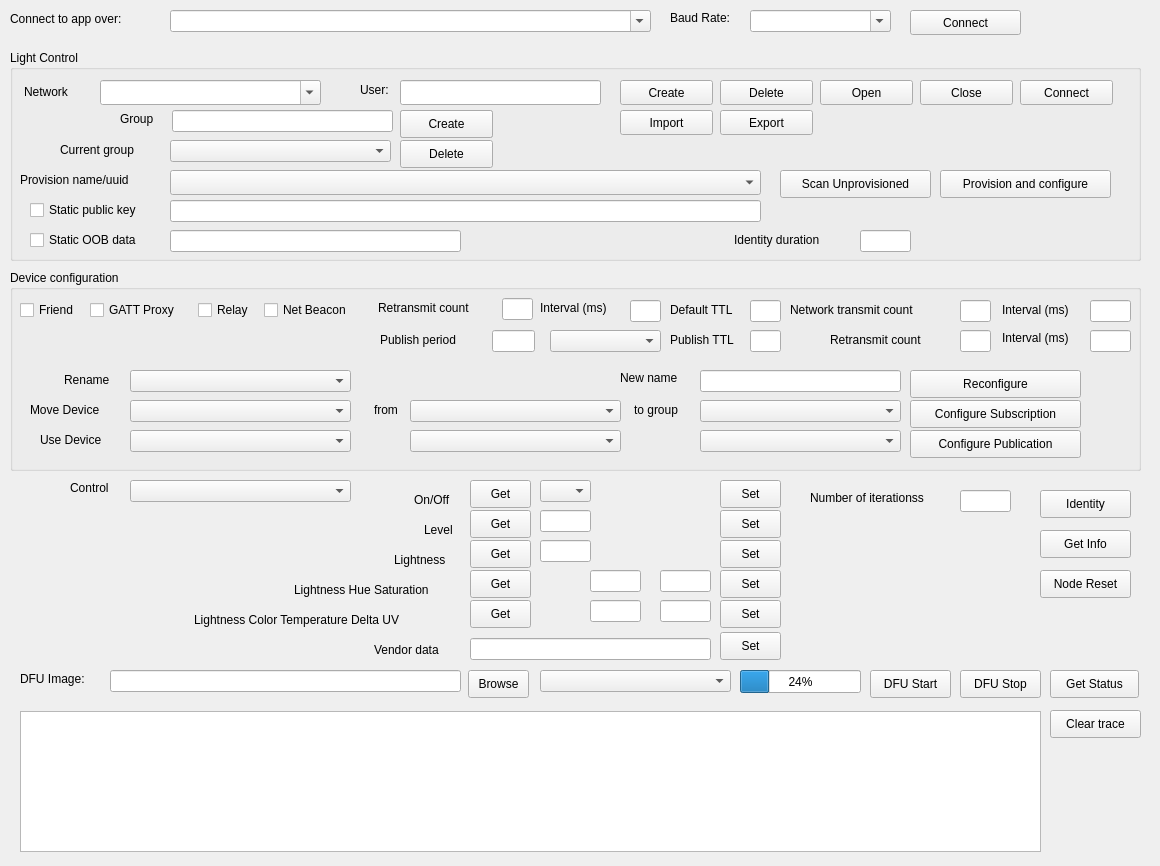
<?xml version="1.0" encoding="UTF-8"?>
<ui version="4.0">
 <class>MainWindow</class>
 <widget class="QMainWindow" name="MainWindow">
  <property name="geometry">
   <rect>
    <x>0</x>
    <y>0</y>
    <width>1160</width>
    <height>866</height>
   </rect>
  </property>
  <property name="windowTitle">
   <string>Mesh Client</string>
  </property>
  <widget class="QWidget" name="centralWidget">
   <widget class="QLabel" name="label_24">
    <property name="geometry">
     <rect>
      <x>70</x>
      <y>480</y>
      <width>51</width>
      <height>16</height>
     </rect>
    </property>
    <property name="text">
     <string>Control</string>
    </property>
   </widget>
   <widget class="QLabel" name="label_30">
    <property name="geometry">
     <rect>
      <x>810</x>
      <y>490</y>
      <width>141</width>
      <height>16</height>
     </rect>
    </property>
    <property name="text">
     <string>Number of iterationss</string>
    </property>
   </widget>
   <widget class="QLabel" name="label_31">
    <property name="geometry">
     <rect>
      <x>374</x>
      <y>640</y>
      <width>91</width>
      <height>20</height>
     </rect>
    </property>
    <property name="text">
     <string>Vendor data</string>
    </property>
   </widget>
   <widget class="QLabel" name="label_32">
    <property name="geometry">
     <rect>
      <x>414</x>
      <y>490</y>
      <width>51</width>
      <height>20</height>
     </rect>
    </property>
    <property name="text">
     <string>On/Off</string>
    </property>
   </widget>
   <widget class="QGroupBox" name="groupBox_3">
    <property name="geometry">
     <rect>
      <x>10</x>
      <y>270</y>
      <width>1131</width>
      <height>201</height>
     </rect>
    </property>
    <property name="title">
     <string>Device configuration</string>
    </property>
    <widget class="QCheckBox" name="chkFriend">
     <property name="geometry">
      <rect>
       <x>10</x>
       <y>30</y>
       <width>71</width>
       <height>20</height>
      </rect>
     </property>
     <property name="text">
      <string>Friend</string>
     </property>
    </widget>
    <widget class="QCheckBox" name="chkGattProxy">
     <property name="geometry">
      <rect>
       <x>80</x>
       <y>30</y>
       <width>101</width>
       <height>20</height>
      </rect>
     </property>
     <property name="text">
      <string>GATT Proxy</string>
     </property>
    </widget>
    <widget class="QCheckBox" name="chkRelay">
     <property name="geometry">
      <rect>
       <x>188</x>
       <y>30</y>
       <width>61</width>
       <height>20</height>
      </rect>
     </property>
     <property name="text">
      <string>Relay</string>
     </property>
    </widget>
    <widget class="QCheckBox" name="chkNetBeacon">
     <property name="geometry">
      <rect>
       <x>254</x>
       <y>30</y>
       <width>101</width>
       <height>20</height>
      </rect>
     </property>
     <property name="text">
      <string>Net Beacon</string>
     </property>
    </widget>
    <widget class="QLabel" name="lbRetran">
     <property name="geometry">
      <rect>
       <x>368</x>
       <y>30</y>
       <width>121</width>
       <height>16</height>
      </rect>
     </property>
     <property name="text">
      <string>Retransmit count</string>
     </property>
    </widget>
    <widget class="QLineEdit" name="edRetran">
     <property name="geometry">
      <rect>
       <x>492</x>
       <y>28</y>
       <width>31</width>
       <height>22</height>
      </rect>
     </property>
    </widget>
    <widget class="QLineEdit" name="edRelayInterval">
     <property name="geometry">
      <rect>
       <x>620</x>
       <y>30</y>
       <width>31</width>
       <height>22</height>
      </rect>
     </property>
    </widget>
    <widget class="QLabel" name="label_39">
     <property name="geometry">
      <rect>
       <x>530</x>
       <y>30</y>
       <width>91</width>
       <height>16</height>
      </rect>
     </property>
     <property name="text">
      <string>Interval (ms)</string>
     </property>
    </widget>
    <widget class="QLineEdit" name="edDefTTL">
     <property name="geometry">
      <rect>
       <x>740</x>
       <y>30</y>
       <width>31</width>
       <height>22</height>
      </rect>
     </property>
    </widget>
    <widget class="QLabel" name="label_40">
     <property name="geometry">
      <rect>
       <x>660</x>
       <y>30</y>
       <width>81</width>
       <height>20</height>
      </rect>
     </property>
     <property name="text">
      <string>Default TTL</string>
     </property>
    </widget>
    <widget class="QLineEdit" name="edNetRetran">
     <property name="geometry">
      <rect>
       <x>950</x>
       <y>30</y>
       <width>31</width>
       <height>22</height>
      </rect>
     </property>
    </widget>
    <widget class="QLabel" name="label_41">
     <property name="geometry">
      <rect>
       <x>370</x>
       <y>60</y>
       <width>101</width>
       <height>20</height>
      </rect>
     </property>
     <property name="text">
      <string>Publish period</string>
     </property>
    </widget>
    <widget class="QLineEdit" name="edPubPeriod">
     <property name="geometry">
      <rect>
       <x>482</x>
       <y>60</y>
       <width>43</width>
       <height>22</height>
      </rect>
     </property>
    </widget>
    <widget class="QLabel" name="label_42">
     <property name="geometry">
      <rect>
       <x>660</x>
       <y>60</y>
       <width>91</width>
       <height>20</height>
      </rect>
     </property>
     <property name="text">
      <string>Publish TTL</string>
     </property>
    </widget>
    <widget class="QLineEdit" name="edPubTTL">
     <property name="geometry">
      <rect>
       <x>740</x>
       <y>60</y>
       <width>31</width>
       <height>22</height>
      </rect>
     </property>
    </widget>
    <widget class="QLabel" name="label_43">
     <property name="geometry">
      <rect>
       <x>780</x>
       <y>30</y>
       <width>161</width>
       <height>20</height>
      </rect>
     </property>
     <property name="text">
      <string>Network transmit count</string>
     </property>
    </widget>
    <widget class="QLineEdit" name="edNetInterval">
     <property name="geometry">
      <rect>
       <x>1080</x>
       <y>30</y>
       <width>41</width>
       <height>22</height>
      </rect>
     </property>
    </widget>
    <widget class="QLabel" name="label_44">
     <property name="geometry">
      <rect>
       <x>820</x>
       <y>60</y>
       <width>121</width>
       <height>20</height>
      </rect>
     </property>
     <property name="text">
      <string>Retransmit count</string>
     </property>
    </widget>
    <widget class="QLineEdit" name="edRetranCnt">
     <property name="geometry">
      <rect>
       <x>950</x>
       <y>60</y>
       <width>31</width>
       <height>22</height>
      </rect>
     </property>
    </widget>
    <widget class="QLineEdit" name="edRetranInterval">
     <property name="geometry">
      <rect>
       <x>1080</x>
       <y>60</y>
       <width>41</width>
       <height>22</height>
      </rect>
     </property>
    </widget>
    <widget class="QLabel" name="label_46">
     <property name="geometry">
      <rect>
       <x>992</x>
       <y>60</y>
       <width>91</width>
       <height>16</height>
      </rect>
     </property>
     <property name="text">
      <string>Interval (ms)</string>
     </property>
    </widget>
    <widget class="QLabel" name="label_47">
     <property name="geometry">
      <rect>
       <x>992</x>
       <y>30</y>
       <width>91</width>
       <height>20</height>
      </rect>
     </property>
     <property name="text">
      <string>Interval (ms)</string>
     </property>
    </widget>
    <widget class="QComboBox" name="cbPubModel">
     <property name="geometry">
      <rect>
       <x>540</x>
       <y>60</y>
       <width>111</width>
       <height>22</height>
      </rect>
     </property>
    </widget>
    <widget class="QLabel" name="label_7">
     <property name="geometry">
      <rect>
       <x>30</x>
       <y>160</y>
       <width>81</width>
       <height>20</height>
      </rect>
     </property>
     <property name="text">
      <string>Use Device</string>
     </property>
    </widget>
    <widget class="QLabel" name="label_5">
     <property name="geometry">
      <rect>
       <x>54</x>
       <y>100</y>
       <width>61</width>
       <height>20</height>
      </rect>
     </property>
     <property name="text">
      <string>Rename</string>
     </property>
    </widget>
    <widget class="QLabel" name="label_6">
     <property name="geometry">
      <rect>
       <x>20</x>
       <y>130</y>
       <width>91</width>
       <height>20</height>
      </rect>
     </property>
     <property name="text">
      <string>Move Device</string>
     </property>
    </widget>
    <widget class="QComboBox" name="cbRename">
     <property name="geometry">
      <rect>
       <x>120</x>
       <y>100</y>
       <width>221</width>
       <height>22</height>
      </rect>
     </property>
    </widget>
    <widget class="QComboBox" name="cbFrom">
     <property name="geometry">
      <rect>
       <x>400</x>
       <y>130</y>
       <width>211</width>
       <height>22</height>
      </rect>
     </property>
    </widget>
    <widget class="QComboBox" name="cbDevFrom">
     <property name="geometry">
      <rect>
       <x>400</x>
       <y>160</y>
       <width>211</width>
       <height>22</height>
      </rect>
     </property>
    </widget>
    <widget class="QLabel" name="label_15">
     <property name="geometry">
      <rect>
       <x>364</x>
       <y>130</y>
       <width>41</width>
       <height>20</height>
      </rect>
     </property>
     <property name="text">
      <string>from</string>
     </property>
    </widget>
    <widget class="QComboBox" name="cbMoveDevice">
     <property name="geometry">
      <rect>
       <x>120</x>
       <y>130</y>
       <width>221</width>
       <height>22</height>
      </rect>
     </property>
    </widget>
    <widget class="QComboBox" name="cbUseDevice">
     <property name="geometry">
      <rect>
       <x>120</x>
       <y>160</y>
       <width>221</width>
       <height>22</height>
      </rect>
     </property>
    </widget>
    <widget class="QComboBox" name="cbToGrp">
     <property name="geometry">
      <rect>
       <x>690</x>
       <y>130</y>
       <width>201</width>
       <height>22</height>
      </rect>
     </property>
    </widget>
    <widget class="QLabel" name="label_48">
     <property name="geometry">
      <rect>
       <x>624</x>
       <y>130</y>
       <width>61</width>
       <height>20</height>
      </rect>
     </property>
     <property name="text">
      <string>to group</string>
     </property>
    </widget>
    <widget class="QLabel" name="label_45">
     <property name="geometry">
      <rect>
       <x>610</x>
       <y>100</y>
       <width>71</width>
       <height>16</height>
      </rect>
     </property>
     <property name="text">
      <string>New name</string>
     </property>
    </widget>
    <widget class="QLineEdit" name="edNewName">
     <property name="geometry">
      <rect>
       <x>690</x>
       <y>100</y>
       <width>201</width>
       <height>22</height>
      </rect>
     </property>
    </widget>
    <widget class="QPushButton" name="btnReConfig">
     <property name="geometry">
      <rect>
       <x>900</x>
       <y>100</y>
       <width>171</width>
       <height>28</height>
      </rect>
     </property>
     <property name="text">
      <string>Reconfigure</string>
     </property>
    </widget>
    <widget class="QComboBox" name="cbToGrp2">
     <property name="geometry">
      <rect>
       <x>690</x>
       <y>160</y>
       <width>201</width>
       <height>22</height>
      </rect>
     </property>
    </widget>
    <widget class="QPushButton" name="btnConfigSub">
     <property name="geometry">
      <rect>
       <x>900</x>
       <y>130</y>
       <width>171</width>
       <height>28</height>
      </rect>
     </property>
     <property name="text">
      <string>Configure Subscription</string>
     </property>
    </widget>
    <widget class="QPushButton" name="btnConfigPub">
     <property name="geometry">
      <rect>
       <x>900</x>
       <y>160</y>
       <width>171</width>
       <height>28</height>
      </rect>
     </property>
     <property name="text">
      <string>Configure Publication</string>
     </property>
    </widget>
   </widget>
   <widget class="QComboBox" name="cbControl">
    <property name="geometry">
     <rect>
      <x>130</x>
      <y>480</y>
      <width>221</width>
      <height>22</height>
     </rect>
    </property>
   </widget>
   <widget class="QComboBox" name="cbOnOff">
    <property name="geometry">
     <rect>
      <x>540</x>
      <y>480</y>
      <width>51</width>
      <height>22</height>
     </rect>
    </property>
   </widget>
   <widget class="QPushButton" name="btnGetOnOff">
    <property name="geometry">
     <rect>
      <x>470</x>
      <y>480</y>
      <width>61</width>
      <height>28</height>
     </rect>
    </property>
    <property name="text">
     <string>Get</string>
    </property>
   </widget>
   <widget class="QPushButton" name="btnGetLevel">
    <property name="geometry">
     <rect>
      <x>470</x>
      <y>510</y>
      <width>61</width>
      <height>28</height>
     </rect>
    </property>
    <property name="text">
     <string>Get</string>
    </property>
   </widget>
   <widget class="QLabel" name="label_49">
    <property name="geometry">
     <rect>
      <x>424</x>
      <y>520</y>
      <width>41</width>
      <height>20</height>
     </rect>
    </property>
    <property name="text">
     <string>Level</string>
    </property>
   </widget>
   <widget class="QLabel" name="label_50">
    <property name="geometry">
     <rect>
      <x>394</x>
      <y>550</y>
      <width>71</width>
      <height>20</height>
     </rect>
    </property>
    <property name="text">
     <string>Lightness</string>
    </property>
   </widget>
   <widget class="QPushButton" name="btnGetLight">
    <property name="geometry">
     <rect>
      <x>470</x>
      <y>540</y>
      <width>61</width>
      <height>28</height>
     </rect>
    </property>
    <property name="text">
     <string>Get</string>
    </property>
   </widget>
   <widget class="QPushButton" name="btnGetHue">
    <property name="geometry">
     <rect>
      <x>470</x>
      <y>570</y>
      <width>61</width>
      <height>28</height>
     </rect>
    </property>
    <property name="text">
     <string>Get</string>
    </property>
   </widget>
   <widget class="QPushButton" name="btnGetColor">
    <property name="geometry">
     <rect>
      <x>470</x>
      <y>600</y>
      <width>61</width>
      <height>28</height>
     </rect>
    </property>
    <property name="text">
     <string>Get</string>
    </property>
   </widget>
   <widget class="QLabel" name="label_51">
    <property name="geometry">
     <rect>
      <x>194</x>
      <y>610</y>
      <width>271</width>
      <height>20</height>
     </rect>
    </property>
    <property name="text">
     <string>Lightness Color Temperature Delta UV</string>
    </property>
   </widget>
   <widget class="QLabel" name="label_52">
    <property name="geometry">
     <rect>
      <x>294</x>
      <y>580</y>
      <width>171</width>
      <height>20</height>
     </rect>
    </property>
    <property name="text">
     <string>Lightness Hue Saturation</string>
    </property>
   </widget>
   <widget class="QPushButton" name="btnSetColor">
    <property name="geometry">
     <rect>
      <x>720</x>
      <y>600</y>
      <width>61</width>
      <height>28</height>
     </rect>
    </property>
    <property name="text">
     <string>Set</string>
    </property>
   </widget>
   <widget class="QPushButton" name="btnSetLevel">
    <property name="geometry">
     <rect>
      <x>720</x>
      <y>510</y>
      <width>61</width>
      <height>28</height>
     </rect>
    </property>
    <property name="text">
     <string>Set</string>
    </property>
   </widget>
   <widget class="QPushButton" name="btnSetLight">
    <property name="geometry">
     <rect>
      <x>720</x>
      <y>540</y>
      <width>61</width>
      <height>28</height>
     </rect>
    </property>
    <property name="text">
     <string>Set</string>
    </property>
   </widget>
   <widget class="QPushButton" name="btnSetOnOff">
    <property name="geometry">
     <rect>
      <x>720</x>
      <y>480</y>
      <width>61</width>
      <height>28</height>
     </rect>
    </property>
    <property name="text">
     <string>Set</string>
    </property>
   </widget>
   <widget class="QPushButton" name="btnSetHue">
    <property name="geometry">
     <rect>
      <x>720</x>
      <y>570</y>
      <width>61</width>
      <height>28</height>
     </rect>
    </property>
    <property name="text">
     <string>Set</string>
    </property>
   </widget>
   <widget class="QLineEdit" name="edLevel">
    <property name="geometry">
     <rect>
      <x>540</x>
      <y>510</y>
      <width>51</width>
      <height>22</height>
     </rect>
    </property>
   </widget>
   <widget class="QLineEdit" name="edLight">
    <property name="geometry">
     <rect>
      <x>540</x>
      <y>540</y>
      <width>51</width>
      <height>22</height>
     </rect>
    </property>
   </widget>
   <widget class="QLineEdit" name="edHue1">
    <property name="geometry">
     <rect>
      <x>590</x>
      <y>570</y>
      <width>51</width>
      <height>22</height>
     </rect>
    </property>
   </widget>
   <widget class="QLineEdit" name="edHue2">
    <property name="geometry">
     <rect>
      <x>660</x>
      <y>570</y>
      <width>51</width>
      <height>22</height>
     </rect>
    </property>
   </widget>
   <widget class="QLineEdit" name="edColor1">
    <property name="geometry">
     <rect>
      <x>590</x>
      <y>600</y>
      <width>51</width>
      <height>22</height>
     </rect>
    </property>
   </widget>
   <widget class="QLineEdit" name="edColor2">
    <property name="geometry">
     <rect>
      <x>660</x>
      <y>600</y>
      <width>51</width>
      <height>22</height>
     </rect>
    </property>
   </widget>
   <widget class="QLineEdit" name="edVendorData">
    <property name="geometry">
     <rect>
      <x>470</x>
      <y>638</y>
      <width>241</width>
      <height>22</height>
     </rect>
    </property>
   </widget>
   <widget class="QPushButton" name="btnSetVen">
    <property name="geometry">
     <rect>
      <x>720</x>
      <y>632</y>
      <width>61</width>
      <height>28</height>
     </rect>
    </property>
    <property name="text">
     <string>Set</string>
    </property>
   </widget>
   <widget class="QLineEdit" name="progress">
    <property name="geometry">
     <rect>
      <x>740</x>
      <y>670</y>
      <width>121</width>
      <height>22</height>
     </rect>
    </property>
   </widget>
   <widget class="QPushButton" name="btnIdentity">
    <property name="geometry">
     <rect>
      <x>1040</x>
      <y>490</y>
      <width>91</width>
      <height>28</height>
     </rect>
    </property>
    <property name="text">
     <string>Identity</string>
    </property>
   </widget>
   <widget class="QPushButton" name="btnGetInfo">
    <property name="geometry">
     <rect>
      <x>1040</x>
      <y>530</y>
      <width>91</width>
      <height>28</height>
     </rect>
    </property>
    <property name="text">
     <string>Get Info</string>
    </property>
   </widget>
   <widget class="QPushButton" name="btn_dfu_start">
    <property name="geometry">
     <rect>
      <x>870</x>
      <y>670</y>
      <width>81</width>
      <height>28</height>
     </rect>
    </property>
    <property name="text">
     <string>DFU Start</string>
    </property>
   </widget>
   <widget class="QLineEdit" name="edFileName">
    <property name="geometry">
     <rect>
      <x>110</x>
      <y>670</y>
      <width>351</width>
      <height>22</height>
     </rect>
    </property>
   </widget>
   <widget class="QComboBox" name="cbPushMethod">
    <property name="geometry">
     <rect>
      <x>540</x>
      <y>670</y>
      <width>191</width>
      <height>22</height>
     </rect>
    </property>
   </widget>
   <widget class="QPushButton" name="btn_dfu_stop">
    <property name="geometry">
     <rect>
      <x>960</x>
      <y>670</y>
      <width>81</width>
      <height>28</height>
     </rect>
    </property>
    <property name="text">
     <string>DFU Stop</string>
    </property>
   </widget>
   <widget class="QListWidget" name="lstTrace">
    <property name="geometry">
     <rect>
      <x>20</x>
      <y>711</y>
      <width>1021</width>
      <height>141</height>
     </rect>
    </property>
   </widget>
   <widget class="QPushButton" name="btn_clear_trace">
    <property name="geometry">
     <rect>
      <x>1050</x>
      <y>710</y>
      <width>91</width>
      <height>28</height>
     </rect>
    </property>
    <property name="text">
     <string>Clear trace</string>
    </property>
   </widget>
   <widget class="QGroupBox" name="groupBox_2">
    <property name="geometry">
     <rect>
      <x>10</x>
      <y>50</y>
      <width>1131</width>
      <height>211</height>
     </rect>
    </property>
    <property name="title">
     <string>Light Control</string>
    </property>
    <widget class="QLabel" name="label_33">
     <property name="geometry">
      <rect>
       <x>110</x>
       <y>61</y>
       <width>41</width>
       <height>16</height>
      </rect>
     </property>
     <property name="text">
      <string>Group</string>
     </property>
    </widget>
    <widget class="QLineEdit" name="edUser">
     <property name="geometry">
      <rect>
       <x>390</x>
       <y>30</y>
       <width>201</width>
       <height>25</height>
      </rect>
     </property>
    </widget>
    <widget class="QLabel" name="label_36">
     <property name="geometry">
      <rect>
       <x>350</x>
       <y>32</y>
       <width>41</width>
       <height>16</height>
      </rect>
     </property>
     <property name="text">
      <string>User:</string>
     </property>
    </widget>
    <widget class="QLabel" name="label_37">
     <property name="geometry">
      <rect>
       <x>10</x>
       <y>120</y>
       <width>141</width>
       <height>20</height>
      </rect>
     </property>
     <property name="text">
      <string>Provision name/uuid</string>
     </property>
    </widget>
    <widget class="QComboBox" name="cbNetwork">
     <property name="geometry">
      <rect>
       <x>90</x>
       <y>30</y>
       <width>221</width>
       <height>25</height>
      </rect>
     </property>
     <property name="editable">
      <bool>true</bool>
     </property>
    </widget>
    <widget class="QLabel" name="label_38">
     <property name="geometry">
      <rect>
       <x>50</x>
       <y>90</y>
       <width>101</width>
       <height>20</height>
      </rect>
     </property>
     <property name="text">
      <string>Current group</string>
     </property>
    </widget>
    <widget class="QLineEdit" name="edGroup">
     <property name="geometry">
      <rect>
       <x>162</x>
       <y>60</y>
       <width>221</width>
       <height>22</height>
      </rect>
     </property>
    </widget>
    <widget class="QComboBox" name="cbCurGrp">
     <property name="geometry">
      <rect>
       <x>160</x>
       <y>90</y>
       <width>221</width>
       <height>22</height>
      </rect>
     </property>
    </widget>
    <widget class="QPushButton" name="pushButton_7">
     <property name="geometry">
      <rect>
       <x>390</x>
       <y>60</y>
       <width>93</width>
       <height>28</height>
      </rect>
     </property>
     <property name="text">
      <string>Create</string>
     </property>
    </widget>
    <widget class="QPushButton" name="btnGrpDel">
     <property name="geometry">
      <rect>
       <x>390</x>
       <y>90</y>
       <width>93</width>
       <height>28</height>
      </rect>
     </property>
     <property name="text">
      <string>Delete</string>
     </property>
    </widget>
    <widget class="QPushButton" name="btnCreateGrp">
     <property name="geometry">
      <rect>
       <x>390</x>
       <y>60</y>
       <width>93</width>
       <height>28</height>
      </rect>
     </property>
     <property name="text">
      <string>Create</string>
     </property>
    </widget>
    <widget class="QPushButton" name="btnCreateNetwork">
     <property name="geometry">
      <rect>
       <x>610</x>
       <y>30</y>
       <width>93</width>
       <height>25</height>
      </rect>
     </property>
     <property name="text">
      <string>Create</string>
     </property>
    </widget>
    <widget class="QPushButton" name="btnDeleteNetwork">
     <property name="geometry">
      <rect>
       <x>710</x>
       <y>30</y>
       <width>93</width>
       <height>25</height>
      </rect>
     </property>
     <property name="text">
      <string>Delete</string>
     </property>
    </widget>
    <widget class="QPushButton" name="btnOpen">
     <property name="geometry">
      <rect>
       <x>810</x>
       <y>30</y>
       <width>93</width>
       <height>25</height>
      </rect>
     </property>
     <property name="text">
      <string>Open</string>
     </property>
    </widget>
    <widget class="QPushButton" name="btnClose">
     <property name="geometry">
      <rect>
       <x>910</x>
       <y>30</y>
       <width>93</width>
       <height>25</height>
      </rect>
     </property>
     <property name="text">
      <string>Close</string>
     </property>
    </widget>
    <widget class="QPushButton" name="btnConnect">
     <property name="geometry">
      <rect>
       <x>1010</x>
       <y>30</y>
       <width>93</width>
       <height>25</height>
      </rect>
     </property>
     <property name="text">
      <string>Connect</string>
     </property>
    </widget>
    <widget class="QPushButton" name="btnProv">
     <property name="geometry">
      <rect>
       <x>930</x>
       <y>120</y>
       <width>171</width>
       <height>28</height>
      </rect>
     </property>
     <property name="text">
      <string>Provision and configure</string>
     </property>
    </widget>
    <widget class="QPushButton" name="btnScan">
     <property name="geometry">
      <rect>
       <x>770</x>
       <y>120</y>
       <width>151</width>
       <height>28</height>
      </rect>
     </property>
     <property name="text">
      <string>Scan Unprovisioned</string>
     </property>
    </widget>
    <widget class="QCheckBox" name="chkPubKey">
     <property name="geometry">
      <rect>
       <x>20</x>
       <y>150</y>
       <width>141</width>
       <height>20</height>
      </rect>
     </property>
     <property name="text">
      <string>Static public key</string>
     </property>
    </widget>
    <widget class="QCheckBox" name="chkOBB">
     <property name="geometry">
      <rect>
       <x>20</x>
       <y>180</y>
       <width>141</width>
       <height>20</height>
      </rect>
     </property>
     <property name="text">
      <string>Static OOB data</string>
     </property>
    </widget>
    <widget class="QLineEdit" name="edPubKey">
     <property name="geometry">
      <rect>
       <x>160</x>
       <y>150</y>
       <width>591</width>
       <height>22</height>
      </rect>
     </property>
    </widget>
    <widget class="QLineEdit" name="edOOBData">
     <property name="geometry">
      <rect>
       <x>160</x>
       <y>180</y>
       <width>291</width>
       <height>22</height>
      </rect>
     </property>
    </widget>
    <widget class="QLabel" name="label_8">
     <property name="geometry">
      <rect>
       <x>724</x>
       <y>180</y>
       <width>121</width>
       <height>20</height>
      </rect>
     </property>
     <property name="text">
      <string>Identity duration</string>
     </property>
    </widget>
    <widget class="QLineEdit" name="edIdDuration">
     <property name="geometry">
      <rect>
       <x>850</x>
       <y>180</y>
       <width>51</width>
       <height>22</height>
      </rect>
     </property>
    </widget>
    <widget class="QLabel" name="label_35">
     <property name="geometry">
      <rect>
       <x>14</x>
       <y>32</y>
       <width>71</width>
       <height>20</height>
      </rect>
     </property>
     <property name="text">
      <string>Network</string>
     </property>
    </widget>
    <widget class="QPushButton" name="btnImport">
     <property name="geometry">
      <rect>
       <x>610</x>
       <y>60</y>
       <width>93</width>
       <height>25</height>
      </rect>
     </property>
     <property name="text">
      <string>Import</string>
     </property>
    </widget>
    <widget class="QPushButton" name="btnExport">
     <property name="geometry">
      <rect>
       <x>710</x>
       <y>60</y>
       <width>93</width>
       <height>25</height>
      </rect>
     </property>
     <property name="text">
      <string>Export</string>
     </property>
    </widget>
    <widget class="QComboBox" name="cbProUUID">
     <property name="geometry">
      <rect>
       <x>160</x>
       <y>120</y>
       <width>591</width>
       <height>25</height>
      </rect>
     </property>
    </widget>
   </widget>
   <widget class="QLineEdit" name="edIterations">
    <property name="geometry">
     <rect>
      <x>960</x>
      <y>490</y>
      <width>51</width>
      <height>22</height>
     </rect>
    </property>
   </widget>
   <widget class="QPushButton" name="btnNodeReset">
    <property name="geometry">
     <rect>
      <x>1040</x>
      <y>570</y>
      <width>91</width>
      <height>28</height>
     </rect>
    </property>
    <property name="text">
     <string>Node Reset</string>
    </property>
   </widget>
   <widget class="QPushButton" name="btnGetStatus">
    <property name="geometry">
     <rect>
      <x>1050</x>
      <y>670</y>
      <width>89</width>
      <height>28</height>
     </rect>
    </property>
    <property name="text">
     <string>Get Status</string>
    </property>
   </widget>
   <widget class="QPushButton" name="btnFindDfuFile">
    <property name="geometry">
     <rect>
      <x>468</x>
      <y>670</y>
      <width>61</width>
      <height>28</height>
     </rect>
    </property>
    <property name="text">
     <string>Browse</string>
    </property>
   </widget>
   <widget class="QComboBox" name="cbCommPort">
    <property name="geometry">
     <rect>
      <x>170</x>
      <y>10</y>
      <width>481</width>
      <height>22</height>
     </rect>
    </property>
    <property name="editable">
     <bool>true</bool>
    </property>
   </widget>
   <widget class="QLabel" name="label">
    <property name="geometry">
     <rect>
      <x>670</x>
      <y>10</y>
      <width>71</width>
      <height>16</height>
     </rect>
    </property>
    <property name="text">
     <string>Baud Rate:</string>
    </property>
   </widget>
   <widget class="QComboBox" name="cbBaudRate">
    <property name="geometry">
     <rect>
      <x>750</x>
      <y>10</y>
      <width>141</width>
      <height>22</height>
     </rect>
    </property>
    <property name="editable">
     <bool>true</bool>
    </property>
   </widget>
   <widget class="QPushButton" name="btnConnectComm">
    <property name="geometry">
     <rect>
      <x>910</x>
      <y>10</y>
      <width>111</width>
      <height>25</height>
     </rect>
    </property>
    <property name="text">
     <string>Connect</string>
    </property>
   </widget>
   <widget class="QLabel" name="label_2">
    <property name="geometry">
     <rect>
      <x>10</x>
      <y>10</y>
      <width>151</width>
      <height>17</height>
     </rect>
    </property>
    <property name="text">
     <string>Connect to app over:</string>
    </property>
   </widget>
   <widget class="QProgressBar" name="pbDfu">
    <property name="geometry">
     <rect>
      <x>740</x>
      <y>670</y>
      <width>121</width>
      <height>23</height>
     </rect>
    </property>
    <property name="value">
     <number>24</number>
    </property>
   </widget>
   <widget class="QLabel" name="label_3">
    <property name="geometry">
     <rect>
      <x>20</x>
      <y>670</y>
      <width>81</width>
      <height>17</height>
     </rect>
    </property>
    <property name="text">
     <string>DFU Image:</string>
    </property>
   </widget>
  </widget>
 </widget>
 <layoutdefault spacing="6" margin="11"/>
 <resources/>
 <connections/>
</ui>
